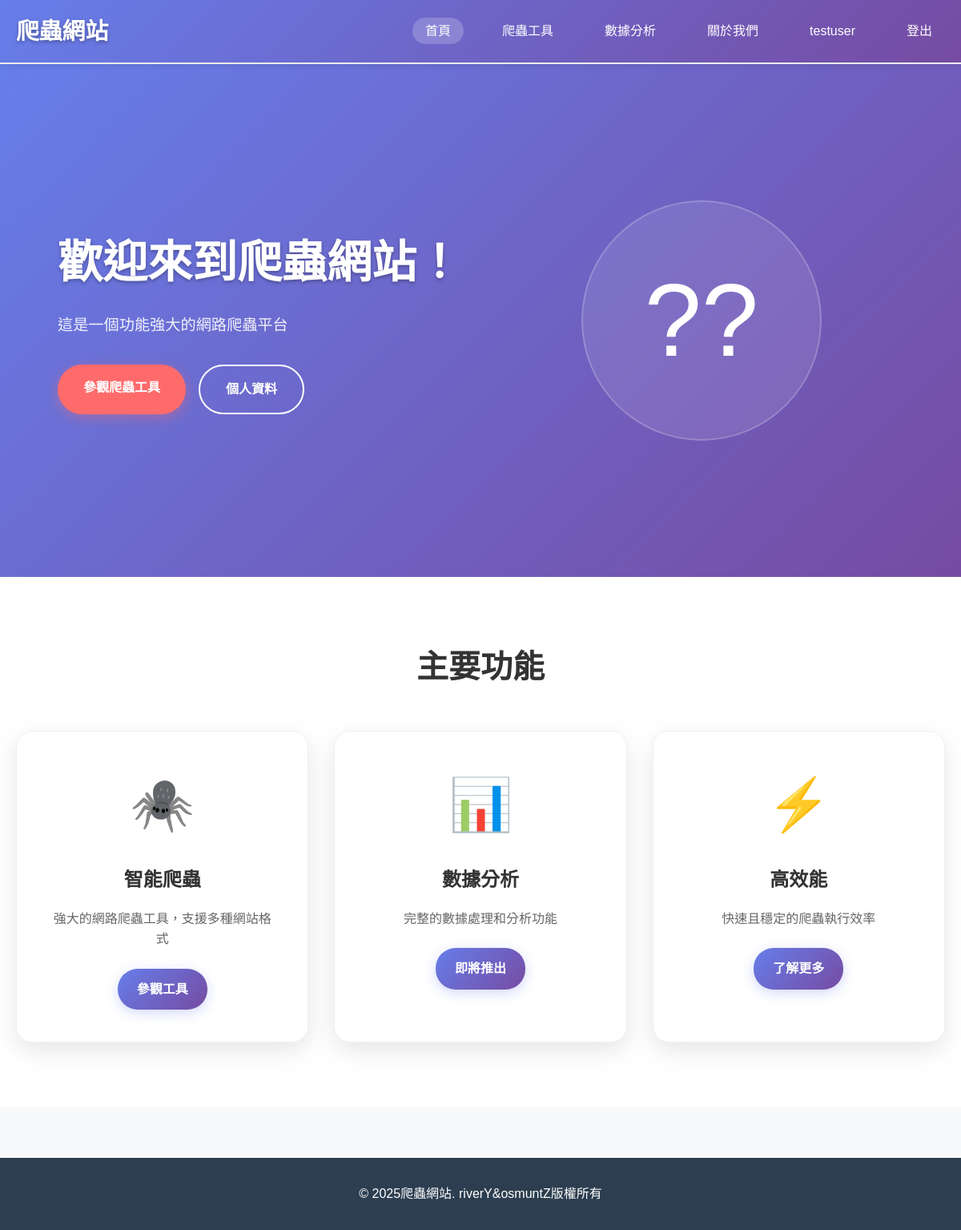
/ (signed in), run on an earlier commit of the app's database.
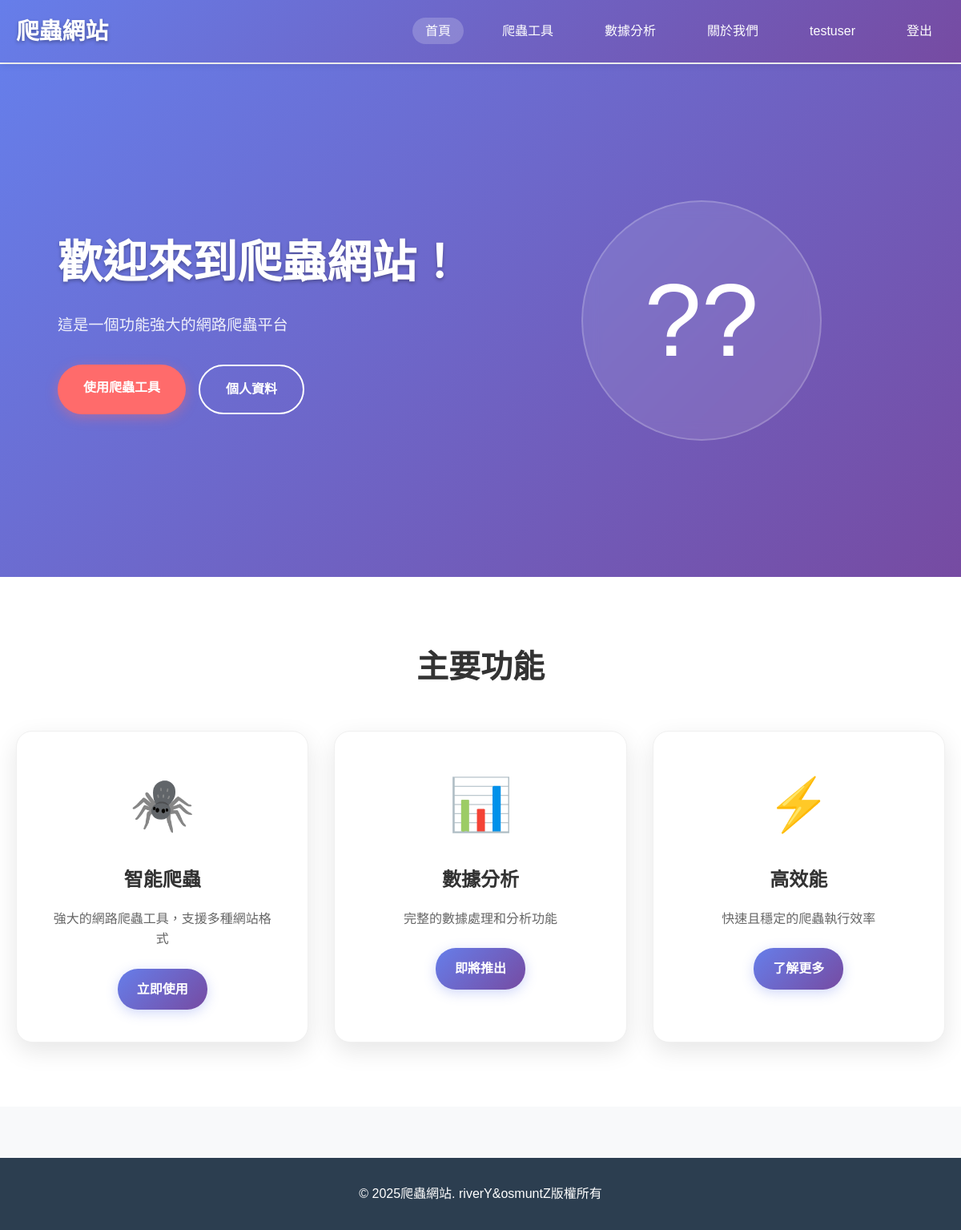
And on a later commit of the database.
### home/views.py (the view)
# urls.py: 2. Add a URL to urlpatterns:  path('', views.home, name='home')
def home(request):
    context = {
        'title': '爬蟲網站首頁',
        'welcome_message': '歡迎來到爬蟲網站！',
        'description': '這是一個功能強大的網路爬蟲平台'
    }
    return render(request, 'home/home.html', context)

### Accounts/models.py (called while the page is built)
    @property
    def is_premium_active(self):
        if not self.is_premium:
            return False
        if self.premium_expires_at and self.premium_expires_at < timezone.now():
            return False
        return True

### home/templates/home/home.html (shortened to what the changed rows need)
{% load static %}
<!DOCTYPE html>
<html lang="zh-TW">
<head>
    <link rel="stylesheet" href="{% static 'home/css/home.css' %}">
    <link rel="stylesheet" href="{% static 'home/css/messages.css' %}">
</head>
<body>
    <header class="header">
        <nav class="navbar">
            <div class="nav-container">
                <div class="nav-logo">
                    <h1>爬蟲網站</h1>
                </div>
            </div>
        </nav>
    </header>
    <main class="main-content">
        <section class="hero-section">
            <div class="hero-container">
                <div class="hero-content">
                    <h1 class="hero-title">{{ welcome_message }}</h1>
                    <div class="hero-buttons">
                        {% if user.is_authenticated %}
                            {% if user.is_premium_active %}
                                <a href="{% url 'crawler_tool' %}" class="btn btn-primary">使用爬蟲工具</a>
                            {% else %}
                                <a href="{% url 'crawler_tool' %}" class="btn btn-primary">參觀爬蟲工具</a>
                            {% endif %}
                            <a href="{% url 'Accounts:profile' %}" class="btn btn-secondary">個人資料</a>
                        {% else %}
                            <a href="{% url 'Accounts:login' %}" class="btn btn-primary">開始使用</a>
                            <a href="{% url 'crawler_tool' %}" class="btn btn-secondary">參觀工具</a>
                        {% endif %}
                    </div>
                </div>
            </div>
        </section>
        <section class="features-section">
            <div class="container">
                <h2 class="section-title">主要功能</h2>
                <div class="features-grid">
                    <div class="feature-card">
                        <div class="feature-icon">🕷️</div>
                        <h3>智能爬蟲</h3>
                        <p>強大的網路爬蟲工具，支援多種網站格式</p>
                        {% if user.is_authenticated and user.is_premium_active %}
                            <a href="{% url 'crawler_tool' %}" class="feature-link">立即使用</a>
                        {% else %}
                            <a href="{% url 'crawler_tool' %}" class="feature-link">參觀工具</a>
                        {% endif %}
                    </div>
                </div>
            </div>
        </section>
    </main>
</body>
</html>

What changed in the data, as far as the page shows it:
changed User "testuser": is_premium False → True (drawn)
Also different on the page:
text no longer shown: "參觀爬蟲工具 參觀工具"
text now shown: "使用爬蟲工具 立即使用"
